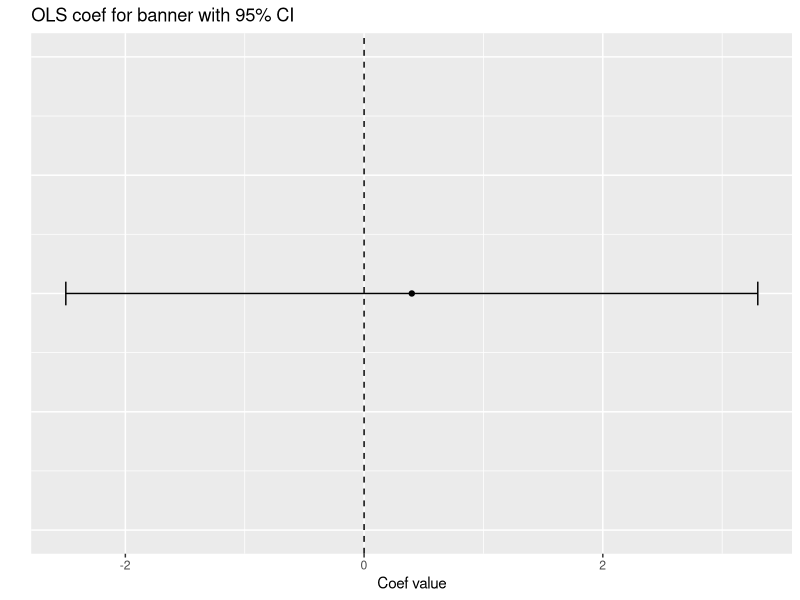

Here is the R script that generated this plot:
library(dplyr)
library(tidyr)
library(magrittr)
library(ggplot2)

customers <- data.frame(banner= rep(0, 834), reven = rep(0, 834)) 
customers$reven[1:22] <- rnorm(mean= 189.07, sd=30, n = 22) #create data for the control group

customersb <- data.frame(banner= rep(1, 1020), reven = rep(0,1020))
customersb$reven[1:30] <- rnorm(mean=191.88, sd=30, n=30) #create data for variant A

customers <- rbind(customers, customersb) #bind data together

model1 <- lm(data=customers, reven ~ banner) #run OLS model
summary(model1) #the coefficient for banner is insignificant
 
##visualisation of the coefficient 
plot.df <- data.frame(y= model1$coefficients["banner"], x= 0, lb= confint(model1, "banner",level=0.95)[1], ub= confint(model1, "banner",level=0.95)[2])
plot.df %>% ggplot(aes(x, y)) + geom_point() + geom_errorbar(aes(ymin= lb, ymax=ub, width=0.1)) + geom_hline(aes(yintercept = 0), linetype="dashed") + scale_x_continuous(limits = c(-1, 1)) + labs(y= "Coef value", title= "OLS coef for banner with 95% CI", x="")+ theme(axis.ticks.y= element_blank(), axis.text.y = element_blank())+coord_flip()

##distoring the data by adding 6 purchases of 250€ for the customers who were not shown the banner
customers_new_purchases <- rbind(customers, rep(c(0, 250), 6))
model2 <- lm(data=customers_new_purchases, reven ~ banner)
summary(model2)
